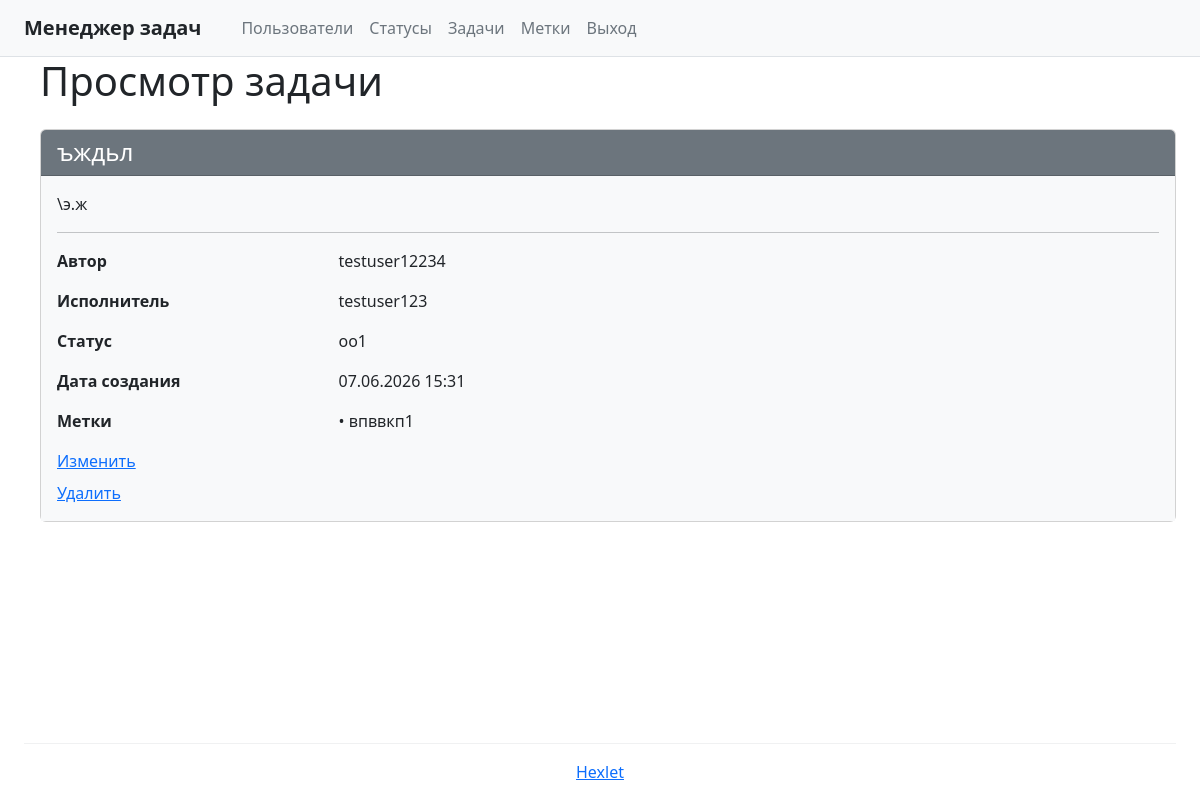
Before: /tasks/5/ (signed in) with the older database file.
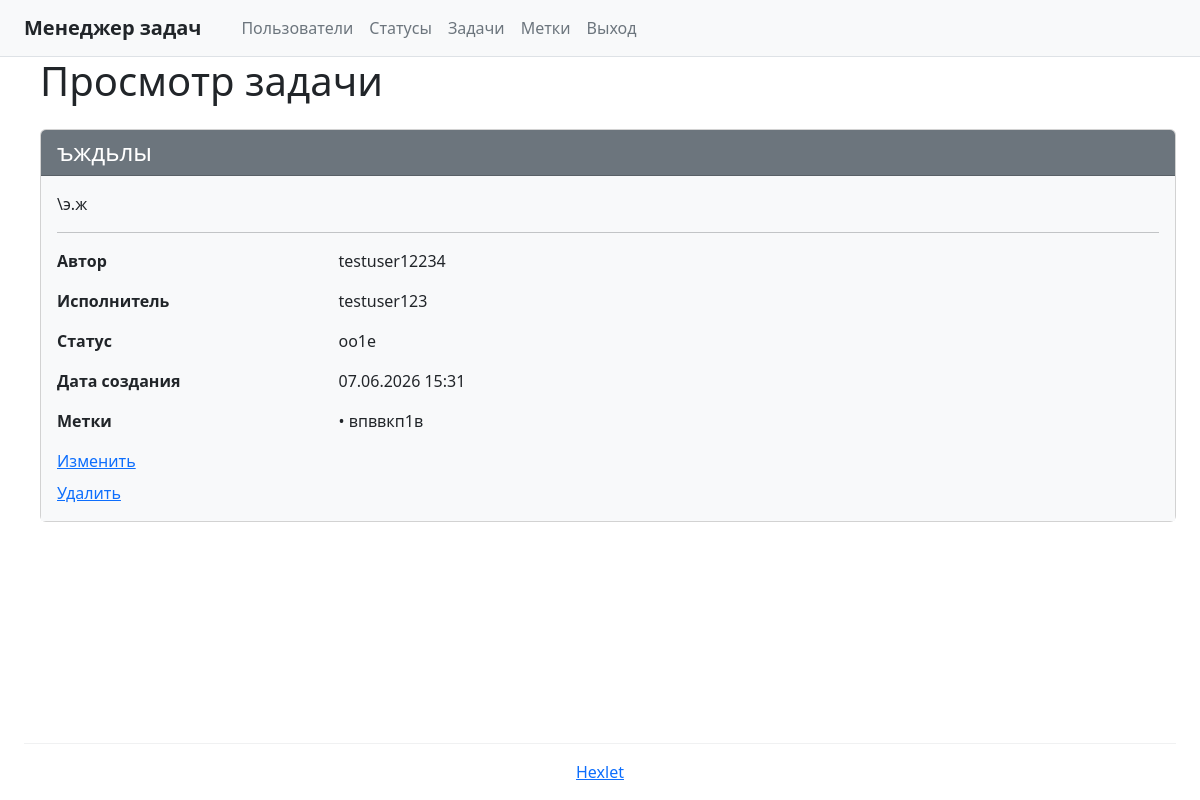
After: the same page with the newer database file.
### task_manager/models.py (models this page shows, shortened)
class Task(models.Model):
    name = models.CharField(max_length=150, unique=True, verbose_name='Имя')
    description = models.TextField(blank=True, verbose_name='Описание')
    status = models.ForeignKey('Status', on_delete=models.PROTECT, verbose_name='Статус')
    author = models.ForeignKey(
        User, on_delete=models.PROTECT, related_name='author_tasks', verbose_name='Автор'
    )
    executor = models.ForeignKey(
        User, on_delete=models.PROTECT, related_name='executor_tasks',
        blank=True, null=True, verbose_name='Исполнитель'
    )
    labels = models.ManyToManyField('Label', blank=True, verbose_name='Метки')
    created_at = models.DateTimeField(auto_now_add=True, verbose_name='Дата создания')
    class Meta:
        verbose_name = 'Задача'
        verbose_name_plural = 'Задачи'
        ordering = ['-created_at']

class Status(models.Model):
    name = models.CharField(max_length=100, unique=True, verbose_name='Имя')
    created_at = models.DateTimeField(default=timezone.now, verbose_name='Дата создания')
    class Meta:
        verbose_name = 'Статус'
        verbose_name_plural = 'Статусы'
        ordering = ['id']

class Label(models.Model):
    name = models.CharField(max_length=100, unique=True, verbose_name='Имя')
    created_at = models.DateTimeField(auto_now_add=True, verbose_name='Дата создания')
    class Meta:
        verbose_name = 'Метка'
        verbose_name_plural = 'Метки'
        ordering = ['id']

### task_manager/views.py (the view)
# urls.py: path('tasks/<int:pk>/', TaskDetailView.as_view(), name='task_detail'),
class TaskDetailView(LoginRequiredMixin, DetailView):
    model = Task
    template_name = 'task_detail.html'
    context_object_name = 'task'

### templates/task_detail.html
{% extends 'base.html' %}
{% block content %}
<div class="ms-3">
    <h1 class="fw-normal mb-4">Просмотр задачи</h1>
    <div class="card mb-4">
        <div class="card-header bg-secondary text-white">
            <h2 class="mb-0 fs-4">{{ task.name }}</h2>
        </div>
        <div class="card-body bg-light">
            {% if task.description %}
                <div class="mb-3">
                    <p>{{ task.description }}</p>
                </div>
                <hr>
            {% endif %}
            <div class="row mb-3">
                <div class="col-3 fw-semibold">Автор</div>
                <div class="col-9">{{ task.author.username }}</div>
            </div>
            <div class="row mb-3">
                <div class="col-3 fw-semibold">Исполнитель</div>
                <div class="col-9">{{ task.executor.username|default:"—" }}</div>
            </div>
            <div class="row mb-3">
                <div class="col-3 fw-semibold">Статус</div>
                <div class="col-9">{{ task.status.name }}</div>
            </div>
            <div class="row mb-3">
                <div class="col-3 fw-semibold">Дата создания</div>
                <div class="col-9">{{ task.created_at|date:"d.m.Y H:i" }}</div>
            </div>
            <div class="row mb-3">
                <div class="col-3 fw-semibold align-self-start">Метки</div>
                <div class="col-9">
                    {% for label in task.labels.all %}
                        <div>• {{ label.name }}</div>
                    {% empty %}
                        <div>—</div>
                    {% endfor %}
                </div>
            </div>
            <div class="d-flex flex-column gap-2 mt-3">
                <a href="{% url 'task_update' task.pk %}" class="text-primary text-decoration-underline">Изменить</a>
                <a href="{% url 'task_delete' task.pk %}" class="text-primary text-decoration-underline">Удалить</a>
            </div>
        </div>
    </div>
</div>
{% endblock %}

Changed rows visible on the page:
changed Task "testuser12234": name "ъждьл" → "ъждьлы"; status.name "оо1" → "оо1е"
changed Label: name "впввкп1" → "впввкп1в"
